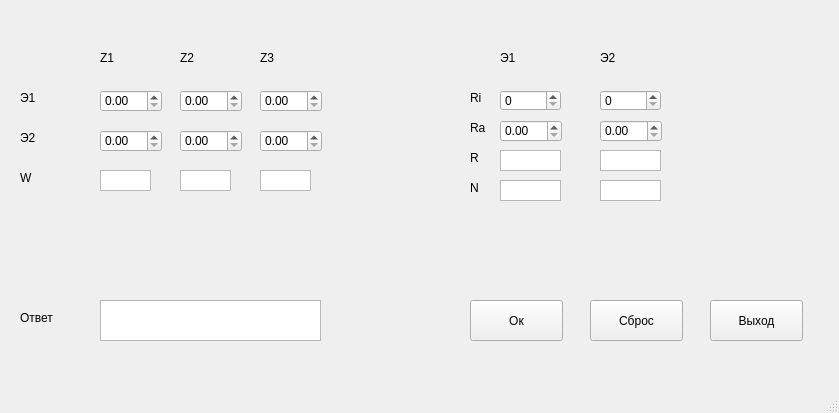
<?xml version="1.0" encoding="UTF-8"?>
<ui version="4.0">
 <class>MainWindow</class>
 <widget class="QMainWindow" name="MainWindow">
  <property name="enabled">
   <bool>true</bool>
  </property>
  <property name="geometry">
   <rect>
    <x>0</x>
    <y>0</y>
    <width>839</width>
    <height>413</height>
   </rect>
  </property>
  <property name="windowTitle">
   <string>MainWindow</string>
  </property>
  <widget class="QWidget" name="centralwidget">
   <widget class="QLabel" name="label">
    <property name="geometry">
     <rect>
      <x>100</x>
      <y>50</y>
      <width>51</width>
      <height>16</height>
     </rect>
    </property>
    <property name="text">
     <string>Z1</string>
    </property>
   </widget>
   <widget class="QLabel" name="label_2">
    <property name="geometry">
     <rect>
      <x>180</x>
      <y>50</y>
      <width>55</width>
      <height>16</height>
     </rect>
    </property>
    <property name="text">
     <string>Z2</string>
    </property>
   </widget>
   <widget class="QLabel" name="label_3">
    <property name="geometry">
     <rect>
      <x>260</x>
      <y>50</y>
      <width>55</width>
      <height>16</height>
     </rect>
    </property>
    <property name="text">
     <string>Z3</string>
    </property>
   </widget>
   <widget class="QLabel" name="label_6">
    <property name="geometry">
     <rect>
      <x>20</x>
      <y>90</y>
      <width>55</width>
      <height>16</height>
     </rect>
    </property>
    <property name="text">
     <string>Э1</string>
    </property>
   </widget>
   <widget class="QLabel" name="label_7">
    <property name="geometry">
     <rect>
      <x>20</x>
      <y>130</y>
      <width>55</width>
      <height>16</height>
     </rect>
    </property>
    <property name="text">
     <string>Э2</string>
    </property>
   </widget>
   <widget class="QLabel" name="label_11">
    <property name="geometry">
     <rect>
      <x>20</x>
      <y>310</y>
      <width>55</width>
      <height>16</height>
     </rect>
    </property>
    <property name="text">
     <string>Ответ</string>
    </property>
   </widget>
   <widget class="QTextBrowser" name="output">
    <property name="enabled">
     <bool>true</bool>
    </property>
    <property name="geometry">
     <rect>
      <x>100</x>
      <y>300</y>
      <width>221</width>
      <height>41</height>
     </rect>
    </property>
    <property name="layoutDirection">
     <enum>Qt::LeftToRight</enum>
    </property>
    <property name="verticalScrollBarPolicy">
     <enum>Qt::ScrollBarAlwaysOff</enum>
    </property>
    <property name="horizontalScrollBarPolicy">
     <enum>Qt::ScrollBarAlwaysOff</enum>
    </property>
    <property name="overwriteMode">
     <bool>false</bool>
    </property>
    <property name="tabStopDistance">
     <double>80.000000000000000</double>
    </property>
    <property name="acceptRichText">
     <bool>true</bool>
    </property>
    <property name="placeholderText">
     <string/>
    </property>
   </widget>
   <widget class="QPushButton" name="button_ok">
    <property name="geometry">
     <rect>
      <x>470</x>
      <y>300</y>
      <width>93</width>
      <height>41</height>
     </rect>
    </property>
    <property name="text">
     <string>Ок</string>
    </property>
   </widget>
   <widget class="QPushButton" name="button_clear">
    <property name="geometry">
     <rect>
      <x>590</x>
      <y>300</y>
      <width>93</width>
      <height>41</height>
     </rect>
    </property>
    <property name="text">
     <string>Сброс</string>
    </property>
   </widget>
   <widget class="QPushButton" name="button_quit">
    <property name="geometry">
     <rect>
      <x>710</x>
      <y>300</y>
      <width>93</width>
      <height>41</height>
     </rect>
    </property>
    <property name="text">
     <string>Выход</string>
    </property>
   </widget>
   <widget class="QDoubleSpinBox" name="doubleSpinBox_1">
    <property name="geometry">
     <rect>
      <x>100</x>
      <y>90</y>
      <width>62</width>
      <height>22</height>
     </rect>
    </property>
   </widget>
   <widget class="QDoubleSpinBox" name="doubleSpinBox_2">
    <property name="geometry">
     <rect>
      <x>180</x>
      <y>90</y>
      <width>62</width>
      <height>22</height>
     </rect>
    </property>
   </widget>
   <widget class="QDoubleSpinBox" name="doubleSpinBox_3">
    <property name="geometry">
     <rect>
      <x>260</x>
      <y>90</y>
      <width>62</width>
      <height>22</height>
     </rect>
    </property>
   </widget>
   <widget class="QDoubleSpinBox" name="doubleSpinBox_6">
    <property name="geometry">
     <rect>
      <x>260</x>
      <y>130</y>
      <width>62</width>
      <height>22</height>
     </rect>
    </property>
   </widget>
   <widget class="QDoubleSpinBox" name="doubleSpinBox_5">
    <property name="geometry">
     <rect>
      <x>180</x>
      <y>130</y>
      <width>62</width>
      <height>22</height>
     </rect>
    </property>
   </widget>
   <widget class="QDoubleSpinBox" name="doubleSpinBox_4">
    <property name="geometry">
     <rect>
      <x>100</x>
      <y>130</y>
      <width>62</width>
      <height>22</height>
     </rect>
    </property>
   </widget>
   <widget class="QLabel" name="label_8">
    <property name="geometry">
     <rect>
      <x>500</x>
      <y>50</y>
      <width>55</width>
      <height>16</height>
     </rect>
    </property>
    <property name="text">
     <string>Э1</string>
    </property>
   </widget>
   <widget class="QLabel" name="label_9">
    <property name="geometry">
     <rect>
      <x>600</x>
      <y>50</y>
      <width>55</width>
      <height>16</height>
     </rect>
    </property>
    <property name="text">
     <string>Э2</string>
    </property>
   </widget>
   <widget class="QLabel" name="label_10">
    <property name="geometry">
     <rect>
      <x>470</x>
      <y>90</y>
      <width>31</width>
      <height>16</height>
     </rect>
    </property>
    <property name="text">
     <string>Ri</string>
    </property>
   </widget>
   <widget class="QLabel" name="label_12">
    <property name="geometry">
     <rect>
      <x>470</x>
      <y>120</y>
      <width>31</width>
      <height>16</height>
     </rect>
    </property>
    <property name="text">
     <string>Ra</string>
    </property>
   </widget>
   <widget class="QLabel" name="label_13">
    <property name="geometry">
     <rect>
      <x>470</x>
      <y>150</y>
      <width>31</width>
      <height>16</height>
     </rect>
    </property>
    <property name="text">
     <string>R</string>
    </property>
   </widget>
   <widget class="QLabel" name="label_14">
    <property name="geometry">
     <rect>
      <x>470</x>
      <y>180</y>
      <width>31</width>
      <height>16</height>
     </rect>
    </property>
    <property name="text">
     <string>N</string>
    </property>
   </widget>
   <widget class="QSpinBox" name="rightSpinBox_1">
    <property name="geometry">
     <rect>
      <x>500</x>
      <y>90</y>
      <width>61</width>
      <height>21</height>
     </rect>
    </property>
   </widget>
   <widget class="QDoubleSpinBox" name="rightDoubleSpinBox_1">
    <property name="geometry">
     <rect>
      <x>500</x>
      <y>120</y>
      <width>62</width>
      <height>22</height>
     </rect>
    </property>
   </widget>
   <widget class="QTextBrowser" name="R_1">
    <property name="enabled">
     <bool>true</bool>
    </property>
    <property name="geometry">
     <rect>
      <x>500</x>
      <y>150</y>
      <width>61</width>
      <height>21</height>
     </rect>
    </property>
    <property name="layoutDirection">
     <enum>Qt::LeftToRight</enum>
    </property>
    <property name="verticalScrollBarPolicy">
     <enum>Qt::ScrollBarAlwaysOff</enum>
    </property>
    <property name="horizontalScrollBarPolicy">
     <enum>Qt::ScrollBarAlwaysOff</enum>
    </property>
    <property name="overwriteMode">
     <bool>false</bool>
    </property>
    <property name="tabStopDistance">
     <double>80.000000000000000</double>
    </property>
    <property name="acceptRichText">
     <bool>true</bool>
    </property>
    <property name="placeholderText">
     <string/>
    </property>
   </widget>
   <widget class="QTextBrowser" name="N_1">
    <property name="enabled">
     <bool>true</bool>
    </property>
    <property name="geometry">
     <rect>
      <x>500</x>
      <y>180</y>
      <width>61</width>
      <height>21</height>
     </rect>
    </property>
    <property name="layoutDirection">
     <enum>Qt::LeftToRight</enum>
    </property>
    <property name="verticalScrollBarPolicy">
     <enum>Qt::ScrollBarAlwaysOff</enum>
    </property>
    <property name="horizontalScrollBarPolicy">
     <enum>Qt::ScrollBarAlwaysOff</enum>
    </property>
    <property name="overwriteMode">
     <bool>false</bool>
    </property>
    <property name="tabStopDistance">
     <double>80.000000000000000</double>
    </property>
    <property name="acceptRichText">
     <bool>true</bool>
    </property>
    <property name="placeholderText">
     <string/>
    </property>
   </widget>
   <widget class="QTextBrowser" name="N_2">
    <property name="enabled">
     <bool>true</bool>
    </property>
    <property name="geometry">
     <rect>
      <x>600</x>
      <y>180</y>
      <width>61</width>
      <height>21</height>
     </rect>
    </property>
    <property name="layoutDirection">
     <enum>Qt::LeftToRight</enum>
    </property>
    <property name="verticalScrollBarPolicy">
     <enum>Qt::ScrollBarAlwaysOff</enum>
    </property>
    <property name="horizontalScrollBarPolicy">
     <enum>Qt::ScrollBarAlwaysOff</enum>
    </property>
    <property name="overwriteMode">
     <bool>false</bool>
    </property>
    <property name="tabStopDistance">
     <double>80.000000000000000</double>
    </property>
    <property name="acceptRichText">
     <bool>true</bool>
    </property>
    <property name="placeholderText">
     <string/>
    </property>
   </widget>
   <widget class="QTextBrowser" name="R_2">
    <property name="enabled">
     <bool>true</bool>
    </property>
    <property name="geometry">
     <rect>
      <x>600</x>
      <y>150</y>
      <width>61</width>
      <height>21</height>
     </rect>
    </property>
    <property name="layoutDirection">
     <enum>Qt::LeftToRight</enum>
    </property>
    <property name="verticalScrollBarPolicy">
     <enum>Qt::ScrollBarAlwaysOff</enum>
    </property>
    <property name="horizontalScrollBarPolicy">
     <enum>Qt::ScrollBarAlwaysOff</enum>
    </property>
    <property name="overwriteMode">
     <bool>false</bool>
    </property>
    <property name="tabStopDistance">
     <double>80.000000000000000</double>
    </property>
    <property name="acceptRichText">
     <bool>true</bool>
    </property>
    <property name="placeholderText">
     <string/>
    </property>
   </widget>
   <widget class="QSpinBox" name="rightSpinBox_2">
    <property name="geometry">
     <rect>
      <x>600</x>
      <y>90</y>
      <width>61</width>
      <height>21</height>
     </rect>
    </property>
   </widget>
   <widget class="QDoubleSpinBox" name="rightDoubleSpinBox_2">
    <property name="geometry">
     <rect>
      <x>600</x>
      <y>120</y>
      <width>62</width>
      <height>22</height>
     </rect>
    </property>
   </widget>
   <widget class="QLabel" name="label_4">
    <property name="geometry">
     <rect>
      <x>20</x>
      <y>170</y>
      <width>55</width>
      <height>16</height>
     </rect>
    </property>
    <property name="text">
     <string>W</string>
    </property>
   </widget>
   <widget class="QTextBrowser" name="W_1">
    <property name="enabled">
     <bool>true</bool>
    </property>
    <property name="geometry">
     <rect>
      <x>100</x>
      <y>170</y>
      <width>51</width>
      <height>21</height>
     </rect>
    </property>
    <property name="layoutDirection">
     <enum>Qt::LeftToRight</enum>
    </property>
    <property name="verticalScrollBarPolicy">
     <enum>Qt::ScrollBarAlwaysOff</enum>
    </property>
    <property name="horizontalScrollBarPolicy">
     <enum>Qt::ScrollBarAlwaysOff</enum>
    </property>
    <property name="overwriteMode">
     <bool>false</bool>
    </property>
    <property name="tabStopDistance">
     <double>80.000000000000000</double>
    </property>
    <property name="acceptRichText">
     <bool>true</bool>
    </property>
    <property name="placeholderText">
     <string/>
    </property>
   </widget>
   <widget class="QTextBrowser" name="W_2">
    <property name="enabled">
     <bool>true</bool>
    </property>
    <property name="geometry">
     <rect>
      <x>180</x>
      <y>170</y>
      <width>51</width>
      <height>21</height>
     </rect>
    </property>
    <property name="layoutDirection">
     <enum>Qt::LeftToRight</enum>
    </property>
    <property name="verticalScrollBarPolicy">
     <enum>Qt::ScrollBarAlwaysOff</enum>
    </property>
    <property name="horizontalScrollBarPolicy">
     <enum>Qt::ScrollBarAlwaysOff</enum>
    </property>
    <property name="overwriteMode">
     <bool>false</bool>
    </property>
    <property name="tabStopDistance">
     <double>80.000000000000000</double>
    </property>
    <property name="acceptRichText">
     <bool>true</bool>
    </property>
    <property name="placeholderText">
     <string/>
    </property>
   </widget>
   <widget class="QTextBrowser" name="W_3">
    <property name="enabled">
     <bool>true</bool>
    </property>
    <property name="geometry">
     <rect>
      <x>260</x>
      <y>170</y>
      <width>51</width>
      <height>21</height>
     </rect>
    </property>
    <property name="layoutDirection">
     <enum>Qt::LeftToRight</enum>
    </property>
    <property name="verticalScrollBarPolicy">
     <enum>Qt::ScrollBarAlwaysOff</enum>
    </property>
    <property name="horizontalScrollBarPolicy">
     <enum>Qt::ScrollBarAlwaysOff</enum>
    </property>
    <property name="overwriteMode">
     <bool>false</bool>
    </property>
    <property name="tabStopDistance">
     <double>80.000000000000000</double>
    </property>
    <property name="acceptRichText">
     <bool>true</bool>
    </property>
    <property name="placeholderText">
     <string/>
    </property>
   </widget>
  </widget>
  <widget class="QMenuBar" name="menubar">
   <property name="geometry">
    <rect>
     <x>0</x>
     <y>0</y>
     <width>839</width>
     <height>21</height>
    </rect>
   </property>
  </widget>
  <widget class="QStatusBar" name="statusbar"/>
 </widget>
 <resources/>
 <connections/>
</ui>
